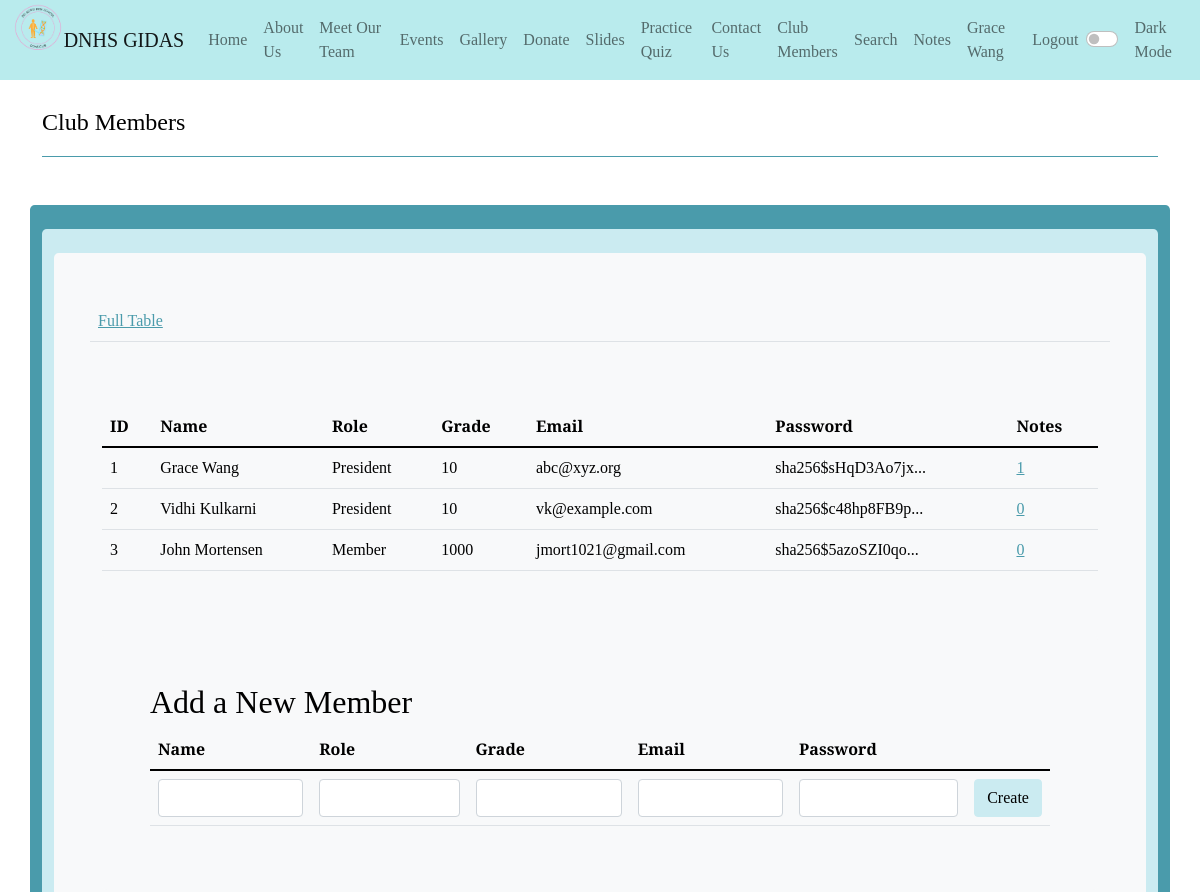
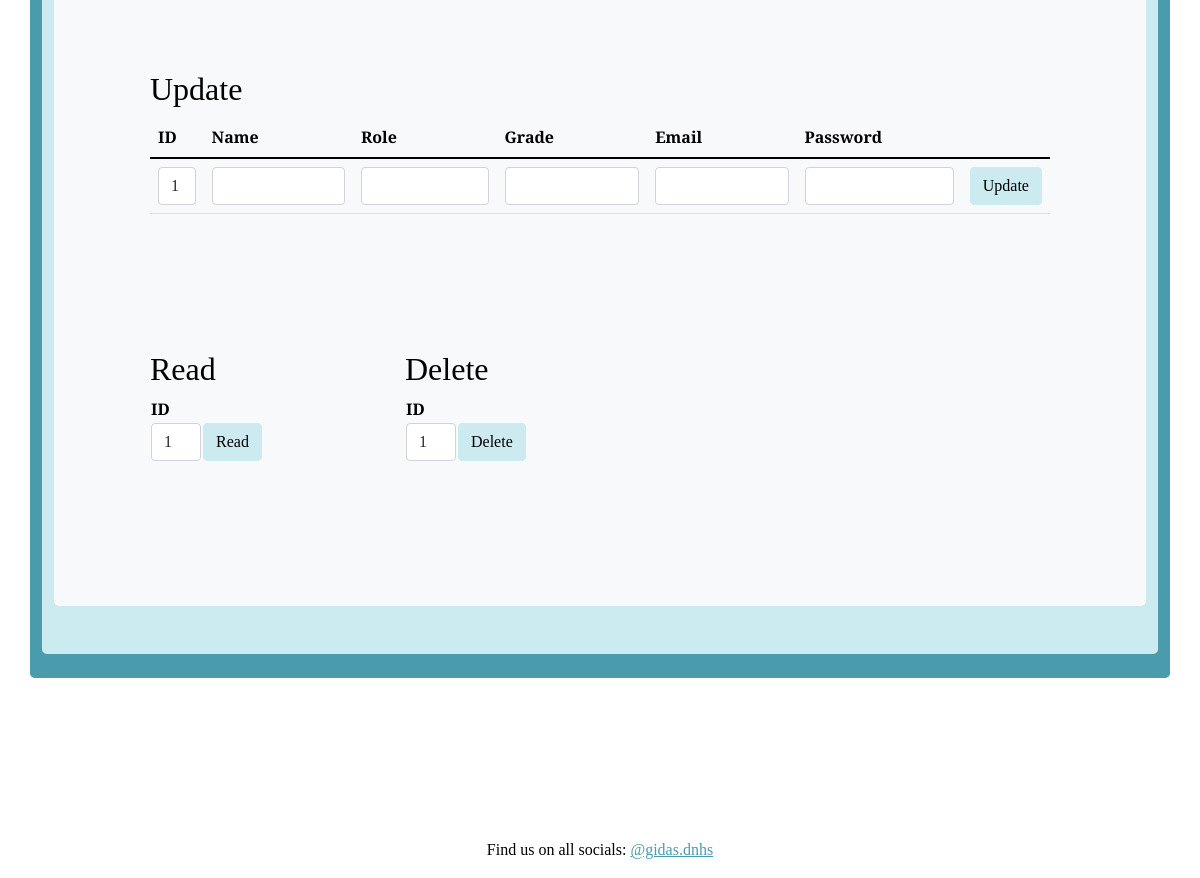
Page /crud/ (signed in) on the committed database (2 pictures, top to bottom).
### cruddy/model.py (models this page shows, shortened)
class Users(UserMixin, db.Model):
    userID = db.Column(db.Integer, primary_key=True)
    name = db.Column(db.String(255), unique=False, nullable=False)
    role = db.Column(db.String(255), unique=False, nullable=False)
    grade = db.Column(db.Integer, unique=False, nullable=False)
    email = db.Column(db.String(255), unique=True, nullable=False)
    password = db.Column(db.String(255), unique=False, nullable=False)
    notes = db.relationship("Notes", cascade='all, delete', backref='users', lazy=True)
    def read(self):
        return {
            "userID": self.userID,
            "name": self.name,
            "role": self.role,
            "grade": self.grade,
            "email": self.email,
            "password": self.password,
            "notes": self.notes,
            "query": "by_alc"  # This is for fun, a little watermark
        }
    def delete(self):
        db.session.delete(self)
        db.session.commit()
        return None

### cruddy/app_crud.py (the view)
@app_crud.route('/')
@login_required  # Flask-Login uses this decorator to restrict acess to logged in users
def crud():
    return render_template("crud.html", table=users_all())

### cruddy/templates/cruddy/crud.html (shortened to what this page needs)
<!DOCTYPE html>
{% extends "layout.html" %}
{% block content %}
    <div class="container py-4">
        <header class="pb-3 mb-4 border-bottom border-primary text-dark">
            <span class="fs-4">Club Members</span>
        </header>
    </div>
    <div class="container py-4 text-light bg-primary rounded-3">
        <div class="container bg-secondary py-4 rounded-3">
            <div class="p-5 mb-4 bg-light text-dark rounded-3">
                <div class="row align-items-md-stretch">
                    <table class="table">
                        <tbody>
                        <tr>
                            <td><a href={{url_for('crud.crud')}}>Full Table</a></td>
                        </tr>
                        </tbody>
                    </table>
                </div>
                <div class="row align-items-md-stretch">
                    <div class="container-fluid py-5">
                        <table class="table">
                            <thead>
                            <tr>
                                <th>ID</th>
                                <th>Name</th>
                                <th>Role</th>
                                <th>Grade</th>
                                <th>Email</th>
                                <th>Password</th>
                                <th>Notes</th>
                            </tr>
                            </thead>
                            <tbody>
                                {% for row in table %}
                                    <tr>
                                        <td>{{ row['userID'] }}</td>
                                        <td>{{ row['name'] }}</td>
                                        <td>{{ row['role'] }}</td>
                                        <td>{{ row['grade']}}</td>
                                        <td>{{ row['email'] }}</td>
                                        <td>{{ row['password'] | truncate(20) }}</td>
                                        <td><a href="{{ url_for('notes.notes_select', userID=row['userID']) }}">{{ row['notes'] | length }}</a></td>
                                    </tr>
                                {% endfor %}
                            </tbody>
                        </table>
                    </div>
                </div>
                <div class="p-5 mb-4 bg-light text-dark rounded-3">
                    <h2>Add a New Member</h2>
                    <form method="POST" ID="create" action={{url_for('crud.create')}} >
                        <table class="table">
                            <thead>
                            <tr>
                                <th><label for="name">Name</label></th>
                                <th><label for="role">Role</label></th>
                                <th><label for="grade">Grade</label></th>
                                <th><label for="email">Email</label></th>
                                <th><label for="password">Password</label></th>
                            </tr>
                            </thead>
                            <tbody>
                            <tr>
                                <td><input class="form-control" type="text" name="name" id="name" required></td>
                                <td><input class="form-control" type="text" name="role" id="role" required></td>
                                <td><input class="form-control" type="number" name="grade" id="grade" required></td>
                                <td><input class="form-control" type="email" name="email" id="email"></td>
                                <td><input class="form-control" type="password" name="password" id="password"></td>
                                <td><input class="btn btn-secondary" type="submit" value="Create"></td>
                            </tr>
                            </tbody>
                        </table>
                    </form>
                </div>
                <div class="p-5 mb-4 bg-light text-dark rounded-3">
                    <h2>Update</h2>
                    <form method="POST" ID="update" action={{url_for('crud.update')}} >
                        <table class="table" id="update_table">
                            <thead>
                            <tr>
                                <th><label for="update_userid">ID</label></th>
                                <th><label for="update_name">Name</label></th>
                                <th><label for="update_role">Role</label></th>
                                <th><label for="update_grade">Grade</label></th>
                                <th><label for="update_email">Email</label></th>
                                <th><label for="update_password">Password</label></th>
                            </tr>
                            </thead>
                            <tbody>
                                <tr>
                                    <td>
                                        <select name="userid" id="update_userid" class="form-control">
                                            <optgroup label="userid" class="form-control">
                                                {% for row in table %}
                                                    <option label="{{ row['userID'] }}" class="form-control">{{ row['userID'] }}</option>
                                                {% endfor %}
                                            </optgroup>
                                        </select>
                                    </td>
                                    <td><input class="form-control" type="text" name="name" id="update_name" required></td>
                                    <td><input class="form-control" type="text" name="role" id="update_role" required></td>
                                    <td><input class="form-control" type="number" name="grade" id="update_grade" required></td>
                                    <td><input class="form-control" type="email" name="email" id="update_email" required></td>
                                    <td><input class="form-control" type="text" name="password" id="update_password" required></td>
                                    <td><input class="btn btn-secondary" type="submit" value="Update"></td>
                                </tr>
                            </tbody>
                        </table>
                    </form>
                </div>
                <div class="row mb-4 bg-light text-dark rounded-3">
                    <div class="col-md-3">
                        <div class="p-5 mb-4 bg-light text-dark rounded-3">
                            <h2>Read</h2>
                            <form method="POST" ID="read" action={{url_for('crud.read')}} >
                                <table id="read_table">
                                    <tr><th><label for="read_userid">ID</label></th></tr>
                                    <tr>
                                        <td>
                                            <select name="userid" id="read_userid" class="form-control">
                                                <optgroup label="userid" class="form-control">
                                                    {% for row in table %}
                                                        <option label="{{ row['userID'] }}" class="form-control">{{ row['userID'] }}</option>
                                                    {% endfor %}
                                                </optgroup>
                                            </select>
                                        </td>
                                        <td>
                                            <input class="btn btn-secondary form-control" type="submit" value="Read">
                                        </td>
                                    </tr>
                                </table>
                            </form>
                        </div>
                    </div>
                    <div class="col-md-3">
                        <div class="p-5 mb-4 bg-light text-dark rounded-3">
                            <h2>Delete</h2>
                            <form method="POST" ID="read" action={{url_for('crud.delete')}} >
                                <table id="read_table">
                                    <tr><th><label for="delete_userid">ID</label></th></tr>
                                    <tr>
                                        <td>
                                            <select name="userid" id="delete_userid" class="form-control">
                                                <optgroup label="userid" class="form-control">>
                                                    {% for row in table %}
                                                        <option label="{{ row['userID'] }}" class="form-control">{{ row['userID'] }}</option>
                                                    {% endfor %}
                                                </optgroup>
                                            </select>
                                        </td>
                                        <td><input class="btn btn-secondary" type="submit" value="Delete"></td>
                                    </tr>
                                </table>
                            </form>
                        </div>
                    </div>
                </div>
            </div>
        </div>
    </div>
{% endblock %}

### templates/fragments/navbar.html (shortened to what this page needs)
<!DOCTYPE html>
<nav class="navbar navbar-expand-lg navbar-light bg-warning">
    <div class="container-fluid">
        <div class="btn-group">
            <nav class="navbar navbar-expand-lg navbar-light">
                <div class="logo-image">
                    <img src="/static/assets/GIDASlogo.png" class="img-fluid" size alt="">
                </div>
                <a class="navbar-brand">DNHS GIDAS</a>
                <div class="collapse navbar-collapse" id="navbarHome">
                    <ul class="navbar-nav">
                        <li class="nav-item active">
                            <a class="nav-link" href="{{ url_for('index') }}">Home</a>
                        </li>
                    </ul>
                </div>
                <div class="collapse navbar-collapse" id="navbarHome">
                    <ul class="navbar-nav">
                        <li class="nav-item active">
                            <a class="nav-link" href="{{ url_for('about') }}">About Us</a>
                        </li>
                    </ul>
                </div>
                <div class="collapse navbar-collapse" id="navbarHome">
                    <ul class="navbar-nav">
                        <li class="nav-item active">
                            <a class="nav-link" href="{{ url_for('team') }}">Meet Our Team</a>
                        </li>
                    </ul>
                </div>
                <div class="collapse navbar-collapse" id="navbarHome">
                    <ul class="navbar-nav">
                        <li class="nav-item active">
                            <a class="nav-link" href="{{ url_for('upcoming') }}">Events</a>
                        </li>
                    </ul>
                </div>
                <div class="collapse navbar-collapse" id="navbarHome">
                    <ul class="navbar-nav">
                        <li class="nav-item active">
                            <a class="nav-link" href="{{ url_for('content.content') }}">Gallery</a>
                        </li>
                    </ul>
                </div>
                <div class="collapse navbar-collapse" id="navbarHome">
                    <ul class="navbar-nav">
                        <li class="nav-item active">
                            <a class="nav-link" href="{{ url_for('donate') }}">Donate</a>
                        </li>
                    </ul>
                </div>
                <div class="collapse navbar-collapse" id="navbarHome">
                    <ul class="navbar-nav">
                        <li class="nav-item active">
                            <a class="nav-link" href="{{ url_for('slides') }}">Slides</a>
                        </li>
                    </ul>
                </div>
                <div class="collapse navbar-collapse" id="navbarHome">
                    <ul class="navbar-nav">
                        <li class="nav-item active">
                            <a class="nav-link" href="{{ url_for('practicequiz') }}">Practice Quiz</a>
                        </li>
                    </ul>
                </div>
                <div class="collapse navbar-collapse" id="navbarHome">
                    <ul class="navbar-nav">
                        <li class="nav-item active">
                            <a class="nav-link" href="{{ url_for('contact') }}">Contact Us</a>
                        </li>
                    </ul>
                </div>
                {% if current_user.is_authenticated %}
                    <div class="collapse navbar-collapse" id="navbarHome">
                        <ul class="navbar-nav">
                            <li class="nav-item active">
                                <a class="nav-link" href="{{ url_for('crud.crud') }}">Club Members</a>
                            </li>
                        </ul>
                    </div>
                    <div class="collapse navbar-collapse" id="navbarHome">
                        <ul class="navbar-nav">
                            <li class="nav-item active">
                                <a class="nav-link" href="{{ url_for('crud.search') }}">Search</a>
                            </li>
                        </ul>
                    </div>
                    <div class="collapse navbar-collapse" id="navbarHome">
                        <ul class="navbar-nav">
                            <li class="nav-item active">
                                <a class="nav-link" href="{{ url_for('notes.notes') }}">Notes</a>
                            </li>
                        </ul>
                    </div>
                    <div class="collapse navbar-collapse" id="navbarHome">
                        <ul class="navbar-nav">
                            <li class="nav-item active">
                                <a class="nav-link">{{ current_user.name }}</a>
                            </li>
                        </ul>
                    </div>
                    <div class="collapse navbar-collapse" id="navbarHome">
                        <ul class="navbar-nav">
                            <li class="nav-item active">
                                <a class="nav-link" href="{{ url_for('crud.crud_logout') }}">Logout</a>
                            </li>
                        </ul>
                    </div>
                {% endif %}
                <div class="form-check form-switch">
                    <label for="darkSwitch"></label><input type="checkbox" onclick="darkFunction()" class="form-check-input" id="darkSwitch">
                </div>
                <div class="collapse navbar-collapse" id="navbarHome">
                    <ul class="navbar-nav">
                        <li class="nav-item active">
                            <a class="nav-link" href="">Dark Mode</a>
                        </li>
                    </ul>
                </div>
            </nav>
        </div>
    </div>
</nav>

### rows in the picture
Users: name "Grace Wang", userID "1", role "President", grade "10", email "abc@xyz.org", password "sha256$sHqD3Ao7jx...", notes|length "1"
Users: userID "2", name "Vidhi Kulkarni", role "President", grade "10", email "vk@example.com", password "sha256$c48hp8FB9p...", notes|length "0"
Users: userID "3", name "John Mortensen", role "Member", grade "1000", email "jmort1021@gmail.com", password "sha256$5azoSZI0qo...", notes|length "0"

### other values in the picture
form field userid "1"
